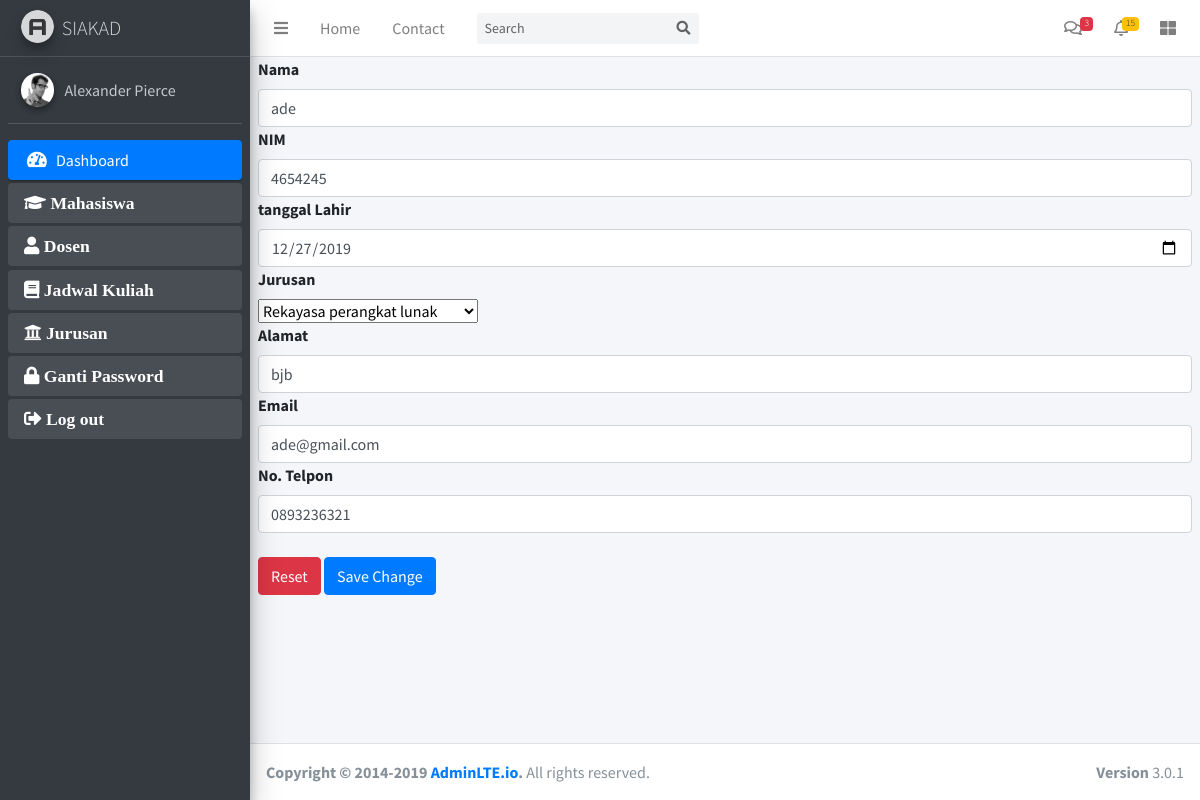
The app's page /index.php/mahasiswa/edit/13 with its own data.
### tables this page shows
CREATE TABLE `tb_mahasiswa` (
  `id` int(11) NOT NULL,
  `nama` varchar(100) NOT NULL,
  `nim` int(8) NOT NULL,
  `tgl_lahir` date NOT NULL,
  `jurusan` varchar(100) NOT NULL,
  `alamat` varchar(150) NOT NULL,
  `email` varchar(150) NOT NULL,
  `no_telp` varchar(20) NOT NULL,
  `foto` varchar(500) NOT NULL
);

### application/controllers/mahasiswa.php (called while the page is built, shortened)
<?php
class Mahasiswa extends CI_Controller{
    public function edit($id)
    {
        $where = ['id' => $id];
        $data["mahasiswa"] = $this->m_mahasiswa->edit_data($where, 'tb_mahasiswa')->result();
        $this->load->view('template/header');
		$this->load->view('template/sidebar');
		$this->load->view('edit', $data);
		$this->load->view('template/footer');
    }
}

### index.php (called while the page is built, shortened)
<?php
require_once BASEPATH.'core/CodeIgniter.php';

### application/models/m_mahasiswa.php (called while the page is built, shortened)
<?php
class M_mahasiswa extends CI_Model{
    public function edit_data($where, $table)
    {
       return $this->db->get_where($table, $where);
    }
}

### application/views/edit.php (the view, shortened to what this page needs)
<div class="content-wrapper">
    <section class="content">
        <?php foreach($mahasiswa as $mhs): ?>
        <form action="<?php echo base_url().'mahasiswa/update' ?>" method="post">
            <div class="form-group">
                <label for="">Nama</label>
                <input type="text" name="nama" id="" class="form-control"  value="<?php echo $mhs->nama; ?>">
                <label for="">NIM</label>
                <input type="text" name="nim" id="" class="form-control"  value="<?php echo $mhs->nim; ?>">
                <label for="">tanggal Lahir</label>
                <input type="date" name="tgl_lahir" id="" class="form-control"  value="<?php echo $mhs->tgl_lahir; ?>">
                <label for="">Jurusan</label> <br>
                <select name="jurusan" id="" value="<?php echo $mhs->jurusan; ?>">
                    <option>Rekayasa perangkat lunak</option>
                </select>
                <br>
                <label for="">Alamat</label>
                <input type="text" name="alamat" id="" class="form-control" value="<?php echo $mhs->alamat; ?>">
                <label for="">Email</label>
                <input type="text" name="email" id="" class="form-control" value="<?php echo $mhs->email; ?>">
                <label for="">No. Telpon</label>
                <input type="text" name="no_telp" id="" class="form-control" value="<?php echo $mhs->no_telp; ?>">
                <br>
                <button type="reset" class="btn btn-danger">Reset</button>
                <button type="submit" class="btn btn-primary">Save Change</button>
            </div>
        </form>
        <?php endforeach; ?>
    </section>
</div>

### records on screen
tb_mahasiswa: nama "ade", nim "4654245", tgl_lahir "12/27/2019", jurusan "Rekayasa perangkat lunak", alamat "bjb", email "ade@gmail.com", no_telp "0893236321"
